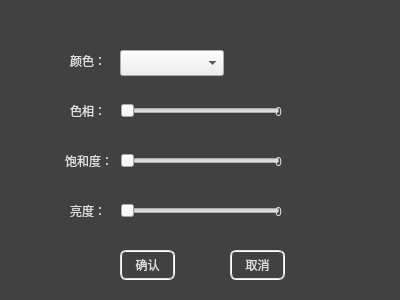
<?xml version="1.0" encoding="UTF-8"?>
<ui version="4.0">
 <class>HSLDialog</class>
 <widget class="QDialog" name="HSLDialog">
  <property name="geometry">
   <rect>
    <x>0</x>
    <y>0</y>
    <width>400</width>
    <height>300</height>
   </rect>
  </property>
  <property name="windowTitle">
   <string>色相/饱和度/亮度调节</string>
  </property>
  <property name="styleSheet">
   <string notr="true">QDialog
{
	background-color:rgb(65, 65, 65);
}
QDialog QLabel
{
	color:rgb(221, 221, 221);
	qproperty-alignment: AlignCenter;
}
QPushButton
{
	border:2px groove rgb(221, 221, 221);
	border-radius: 6px;
	color:rgb(221, 221, 221);
	padding: 2px 5px;
}
QPushButton:hover
{
	border:2px groove rgb(221, 221, 221);
	color: rgb(83, 83, 83);
	background-color: rgb(221, 221, 221);
}
QPushButton:pressed
{
	border:2px groove rgb(70, 160, 245);
	color: rgb(221, 221, 221);
	background-color: rgb(70, 160, 245);
}
</string>
  </property>
  <widget class="QSlider" name="hueSlider">
   <property name="geometry">
    <rect>
     <x>120</x>
     <y>100</y>
     <width>160</width>
     <height>22</height>
    </rect>
   </property>
   <property name="cursor">
    <cursorShape>PointingHandCursor</cursorShape>
   </property>
   <property name="styleSheet">
    <string notr="true"/>
   </property>
   <property name="orientation">
    <enum>Qt::Horizontal</enum>
   </property>
  </widget>
  <widget class="QSlider" name="lightnessSlider">
   <property name="geometry">
    <rect>
     <x>120</x>
     <y>200</y>
     <width>160</width>
     <height>22</height>
    </rect>
   </property>
   <property name="cursor">
    <cursorShape>PointingHandCursor</cursorShape>
   </property>
   <property name="orientation">
    <enum>Qt::Horizontal</enum>
   </property>
  </widget>
  <widget class="QSlider" name="saturationSlider">
   <property name="geometry">
    <rect>
     <x>120</x>
     <y>150</y>
     <width>160</width>
     <height>22</height>
    </rect>
   </property>
   <property name="cursor">
    <cursorShape>PointingHandCursor</cursorShape>
   </property>
   <property name="orientation">
    <enum>Qt::Horizontal</enum>
   </property>
  </widget>
  <widget class="QPushButton" name="conformButton">
   <property name="geometry">
    <rect>
     <x>120</x>
     <y>250</y>
     <width>55</width>
     <height>30</height>
    </rect>
   </property>
   <property name="font">
    <font>
     <family>Lantinghei SC</family>
    </font>
   </property>
   <property name="cursor">
    <cursorShape>PointingHandCursor</cursorShape>
   </property>
   <property name="text">
    <string>确认</string>
   </property>
  </widget>
  <widget class="QPushButton" name="cancelButton">
   <property name="geometry">
    <rect>
     <x>230</x>
     <y>250</y>
     <width>55</width>
     <height>30</height>
    </rect>
   </property>
   <property name="font">
    <font>
     <family>Lantinghei SC</family>
    </font>
   </property>
   <property name="cursor">
    <cursorShape>PointingHandCursor</cursorShape>
   </property>
   <property name="text">
    <string>取消</string>
   </property>
  </widget>
  <widget class="QLabel" name="hue">
   <property name="geometry">
    <rect>
     <x>70</x>
     <y>103</y>
     <width>60</width>
     <height>16</height>
    </rect>
   </property>
   <property name="font">
    <font>
     <family>Lantinghei SC</family>
    </font>
   </property>
   <property name="text">
    <string>色相：</string>
   </property>
  </widget>
  <widget class="QLabel" name="saturation">
   <property name="geometry">
    <rect>
     <x>65</x>
     <y>153</y>
     <width>60</width>
     <height>16</height>
    </rect>
   </property>
   <property name="font">
    <font>
     <family>Lantinghei SC</family>
    </font>
   </property>
   <property name="text">
    <string>饱和度：</string>
   </property>
  </widget>
  <widget class="QLabel" name="lightness">
   <property name="geometry">
    <rect>
     <x>70</x>
     <y>203</y>
     <width>60</width>
     <height>16</height>
    </rect>
   </property>
   <property name="font">
    <font>
     <family>Lantinghei SC</family>
    </font>
   </property>
   <property name="text">
    <string>亮度：</string>
   </property>
  </widget>
  <widget class="QLabel" name="color">
   <property name="geometry">
    <rect>
     <x>70</x>
     <y>53</y>
     <width>60</width>
     <height>16</height>
    </rect>
   </property>
   <property name="font">
    <font>
     <family>Lantinghei SC</family>
    </font>
   </property>
   <property name="text">
    <string>颜色：</string>
   </property>
  </widget>
  <widget class="QComboBox" name="colorBox">
   <property name="geometry">
    <rect>
     <x>120</x>
     <y>50</y>
     <width>104</width>
     <height>26</height>
    </rect>
   </property>
  </widget>
  <widget class="QLabel" name="hueValue">
   <property name="geometry">
    <rect>
     <x>275</x>
     <y>103</y>
     <width>60</width>
     <height>16</height>
    </rect>
   </property>
   <property name="font">
    <font>
     <family>Lantinghei SC</family>
    </font>
   </property>
   <property name="text">
    <string>0</string>
   </property>
  </widget>
  <widget class="QLabel" name="saturationValue">
   <property name="geometry">
    <rect>
     <x>275</x>
     <y>153</y>
     <width>60</width>
     <height>16</height>
    </rect>
   </property>
   <property name="font">
    <font>
     <family>Lantinghei SC</family>
    </font>
   </property>
   <property name="text">
    <string>0</string>
   </property>
  </widget>
  <widget class="QLabel" name="lightnessValue">
   <property name="geometry">
    <rect>
     <x>275</x>
     <y>203</y>
     <width>60</width>
     <height>16</height>
    </rect>
   </property>
   <property name="font">
    <font>
     <family>Lantinghei SC</family>
    </font>
   </property>
   <property name="text">
    <string>0</string>
   </property>
  </widget>
 </widget>
 <resources/>
 <connections/>
</ui>
